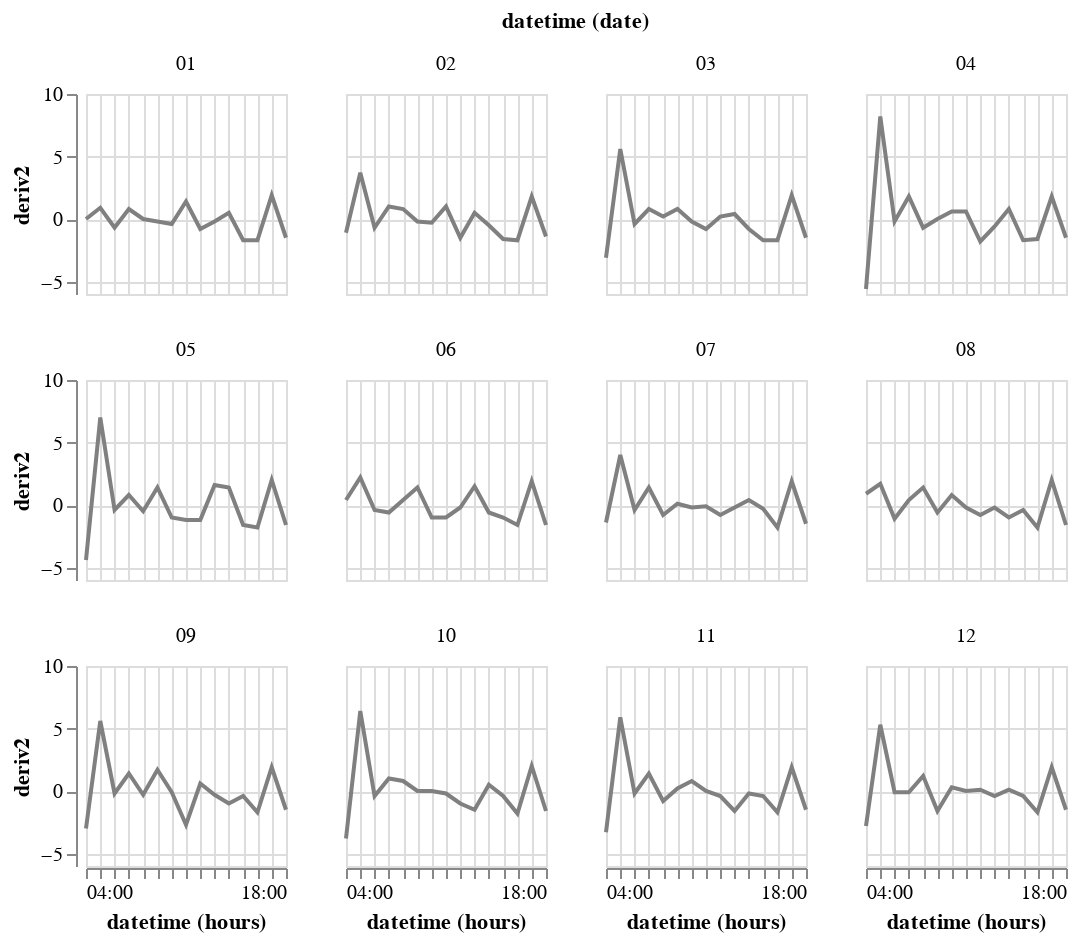

Notebook code cell kept with this figure:
### Code cell
plot_values_of_many_days(ddf, "deriv2")

### Figure 1 — Vega-Lite specification as saved in the notebook (floating-point values rounded to 4 significant figures; data arrays with more than 128 entries replaced by an {"elided": "..."} marker saying what was removed)
{"config": {"view": {"continuousWidth": 300, "continuousHeight": 300}}, "data": {"name": "data-529108fd152243cf18ace6104fa92cd7"}, "facet": {"field": "datetime", "timeUnit": "date", "type": "temporal"}, "spec": {"mark": {"type": "line"}, "encoding": {"color": {"value": "grey"}, "x": {"field": "datetime", "timeUnit": "hours", "type": "temporal"}, "y": {"field": "deriv2", "type": "quantitative"}}, "height": 100, "width": 100}, "columns": 4, "$schema": "https://vega.github.io/schema/vega-lite/v5.20.1.json", "datasets": {"data-529108fd152243cf18ace6104fa92cd7": {"elided": "180 records"}}}
